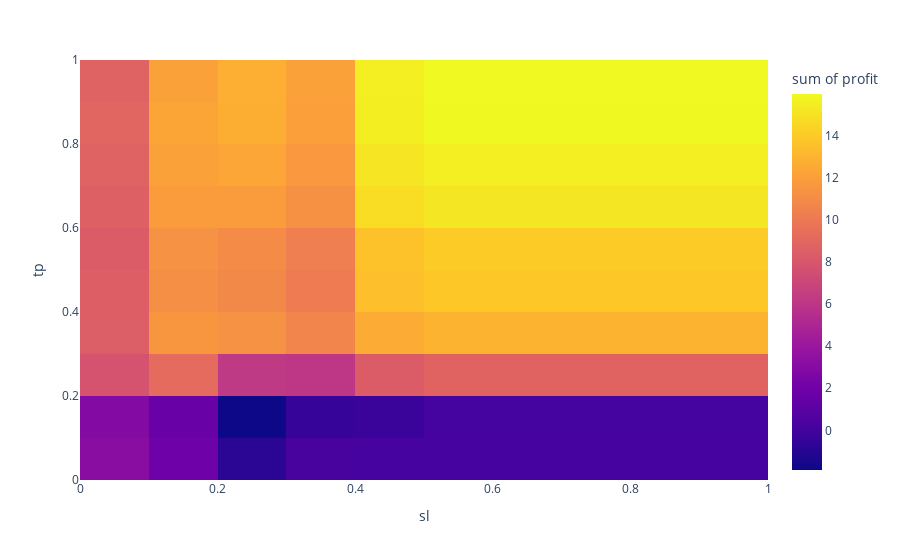

This figure's notebook cell:
### Code cell
fig = px.density_heatmap(pd.DataFrame(points), x="sl", y="tp", z="profit", nbinsx=len(sls), nbinsy=len(tps))
fig.show()
